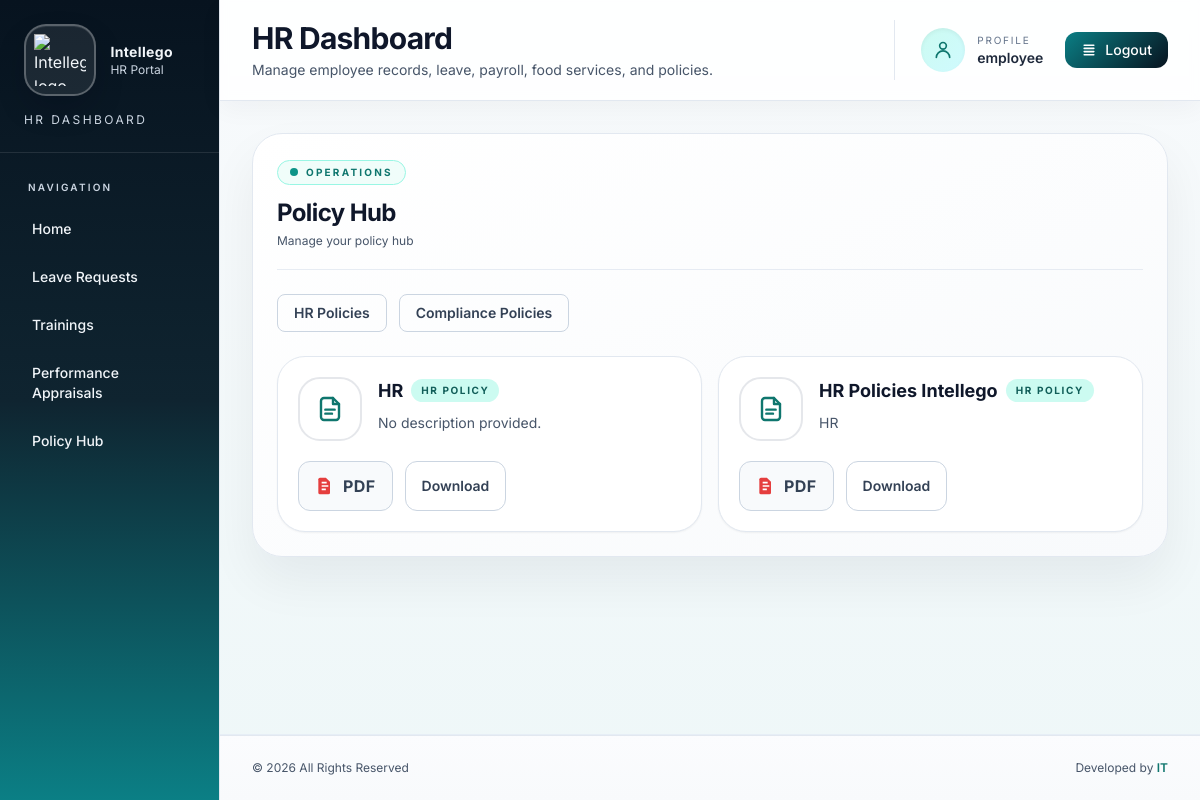
Page /policies/ (signed in) on the committed database.
### core/models.py (models this page shows, shortened)
class PolicyDocument(models.Model):
	class PolicyCategory(models.TextChoices):
		HR = 'hr', 'HR Policies'
		COMPLIANCE = 'compliance', 'Compliance Policies'
	company = models.ForeignKey(Company, on_delete=models.CASCADE, related_name='policies', null=True, blank=True)
	title = models.CharField(max_length=160)
	category = models.CharField(max_length=20, choices=PolicyCategory.choices, default=PolicyCategory.HR)
	description = models.TextField(blank=True)
	file = models.FileField(upload_to='policies/', null=True, blank=True)
	created_at = models.DateTimeField(auto_now_add=True)
	class Meta:
		ordering = ['-created_at']

### core/views.py (the view)
# urls.py: path('policies/', PolicyDocumentListView.as_view(), name='policy-list'),
class PolicyDocumentListView(ModuleListContextMixin, ListView):
	model = PolicyDocument
	template_name = 'core/policy_list.html'
	context_object_name = 'items'
	page_title = 'Policy Hub'
	create_url_name = 'core:policy-create'
	hr_only_create = True
	allowed_categories = {'hr', 'compliance'}
	def get_queryset(self):
		queryset = super().get_queryset()
		company = get_user_company(self.request.user)
		if company:
			queryset = queryset.filter(company=company)
		category = self.request.GET.get('category')
		if category in self.allowed_categories:
			queryset = queryset.filter(category=category)
		self.current_category = category if category in self.allowed_categories else 'all'
		return queryset
	def get_context_data(self, **kwargs):
		context = super().get_context_data(**kwargs)
		context['current_category'] = getattr(self, 'current_category', 'all')
		context['policy_categories'] = PolicyDocument.PolicyCategory.choices
		return context

### core/templatetags/file_icons.py (called while the page is built)
@register.filter
def file_icon(value):
    if not value:
        return 'file.svg'
    name = os.path.basename(value)
    _, ext = os.path.splitext(name.lower())
    return EXT_ICON_MAP.get(ext, 'file.svg')

@register.filter
def file_format(value):
    if not value:
        return 'FILE'
    name = os.path.basename(value)
    _, ext = os.path.splitext(name)
    return ext.replace('.', '').upper() if ext else 'FILE'

### core/views.py (called while the page is built)
def is_hr_user(user):
	return user.is_authenticated and (user.is_superuser or user.is_staff or user.groups.filter(name='HR').exists())

def is_management_user(user):
	return user.is_authenticated and user.groups.filter(name='Management').exists()

def get_user_employee_profile(user):
	if not user.is_authenticated:
		return None
	return EmployeeProfile.objects.filter(user=user).first()

def get_user_company(user):
	profile = get_user_employee_profile(user)
	return profile.company if profile else None

	def get_context_data(self, **kwargs):
		context = super().get_context_data(**kwargs)
		if is_hr_user(self.request.user):
			sidebar_role = 'hr'
		elif is_management_user(self.request.user):
			sidebar_role = 'management'
		else:
			sidebar_role = 'employee'
		company = get_user_company(self.request.user)
		context.update(
			{
				'dashboard_title': self.dashboard_title,
				'dashboard_subtitle': self.dashboard_subtitle,
				'sidebar_role': sidebar_role,
				'is_hr': is_hr_user(self.request.user),
				'company_name': company.name if company else '',
			}
		)
		return context

	def get_context_data(self, **kwargs):
		context = super().get_context_data(**kwargs)
		can_create = not self.hr_only_create or is_hr_user(self.request.user)
		context.update(
			{
				'page_title': self.page_title,
				'create_url': reverse_lazy(self.create_url_name) if can_create else None,
				'can_create': can_create,
			}
		)
		return context

### templates/core/policy_list.html (shortened to what this page needs)
{% extends 'core/module_base.html' %}
{% load static %}
{% load file_icons %}
{% block module_content %}
<div class="mb-6 flex flex-wrap gap-3">
    <a href="{% url 'core:policy-list' %}?category=hr" class="rounded-lg border px-4 py-2 text-sm font-semibold {% if current_category == 'hr' %}border-teal-700 bg-teal-700 text-white{% else %}border-slate-300 text-slate-700 hover:bg-slate-50{% endif %}">
        HR Policies
    </a>
    <a href="{% url 'core:policy-list' %}?category=compliance" class="rounded-lg border px-4 py-2 text-sm font-semibold {% if current_category == 'compliance' %}border-blue-700 bg-blue-700 text-white{% else %}border-slate-300 text-slate-700 hover:bg-slate-50{% endif %}">
        Compliance Policies
    </a>
</div>
{% if items %}
<div class="grid gap-4 lg:grid-cols-2">
    {% for item in items %}
    <article class="group rounded-[28px] border border-slate-200 bg-white p-5 shadow-sm transition-all hover:-translate-y-0.5 hover:shadow-md">
        <div class="flex items-start gap-4">
            <div class="flex h-16 w-16 flex-none items-center justify-center rounded-[22px] border-[2px] border-current/15 bg-white/80 shadow-[inset_0_1px_0_rgba(255,255,255,0.8)] {% if item.category == 'hr' %}text-teal-700{% else %}text-blue-700{% endif %}">
            </div>
            <div class="min-w-0 flex-1">
                <div class="mb-2 flex flex-wrap items-center gap-2">
                    <h3 class="truncate text-lg font-bold text-slate-900">{{ item.title }}</h3>
                    {% if item.category == 'hr' %}
                        <span class="inline-flex rounded-full bg-teal-100 px-2.5 py-1 text-[10px] font-bold uppercase tracking-[0.16em] text-teal-800">HR Policy</span>
                    {% else %}
                        <span class="inline-flex rounded-full bg-blue-100 px-2.5 py-1 text-[10px] font-bold uppercase tracking-[0.16em] text-blue-800">Compliance Policy</span>
                    {% endif %}
                </div>
                <p class="max-h-24 overflow-hidden text-sm text-slate-600">{{ item.description|default:'No description provided.' }}</p>
            </div>
        </div>
        <div class="mt-5 flex flex-wrap gap-3">
            {% if item.file %}
            {% with icon=item.file.name|file_icon format=item.file.name|file_format %}
            <a href="{{ item.file.url }}" target="_blank" class="inline-flex items-center gap-2 rounded-xl border border-slate-300 bg-slate-50 px-4 py-3 text-sm font-semibold text-slate-700 hover:bg-slate-100">
                <img src="{% static 'images/filetypes/'|add:icon %}" alt="file icon" class="h-5 w-5" />
                <span class="text-base font-bold tracking-wide">{{ format }}</span>
            </a>
            <a href="{{ item.file.url }}" class="inline-flex items-center gap-2 rounded-xl border border-slate-300 bg-white px-4 py-3 text-sm font-semibold text-slate-700 hover:bg-slate-50" download>
                <span>Download</span>
            </a>
            {% endwith %}
            {% else %}
            <span class="inline-flex items-center rounded-xl bg-slate-100 px-4 py-3 text-sm font-semibold text-slate-500">No file uploaded</span>
            {% endif %}
        </div>
    </article>
    {% endfor %}
</div>
{% else %}
<div class="rounded-2xl border border-dashed border-slate-300 bg-slate-50 p-8 text-center text-slate-500">
    No policies posted yet.
</div>
{% endif %}
{% endblock %}

### templates/core/dashboard_base.html (shortened to what this page needs)
{% load static %}
<!DOCTYPE html>
<html lang="en">
<head>
    <script src="https://cdn.tailwindcss.com"></script>
</head>
<body class="bg-slate-50 text-slate-900">
    <div class="flex min-h-screen flex-col">
        <div class="flex flex-1 lg:grid lg:grid-cols-[220px_1fr]">
            <aside class="border-r border-slate-200 bg-gradient-to-b from-[#07131f] via-[#0f2430] to-[#0b7f85] text-slate-100">
                <div class="border-b border-white/10 p-6">
                    <div class="sidebar-brand">
                        <div class="sidebar-brand-icon">
                            {% if company_name == 'HEW Corporate Lawyers' %}
                            <img src="{% static 'images/hewcorplaw.logo.png' %}" alt="HEW Corporate Lawyers logo" class="sidebar-brand-logo" />
                            {% elif company_name == 'MMC Capital' %}
                            <img src="{% static 'images/mmc.logo.png' %}" alt="MMC Capital logo" class="sidebar-brand-logo" />
                            {% else %}
                            <img src="{% static 'images/intellego.logo.png' %}" alt="Intellego logo" class="sidebar-brand-logo" />
                            {% endif %}
                        </div>
                        <div>
                            <p class="text-sm font-bold tracking-wide">{{ company_name|default:'Intellego' }}</p>
                            <p class="text-xs text-slate-300">HR Portal</p>
                        </div>
                    </div>
                    <p class="mt-4 text-xs uppercase tracking-[0.2em] text-slate-300">{{ dashboard_title }}</p>
                </div>
                <nav class="space-y-1 px-4 py-6 text-sm">
                    <p class="mb-3 px-3 text-[10px] font-semibold uppercase tracking-[0.22em] text-slate-300">Navigation</p>
                    <ul class="space-y-2">
                        <li>
                            <a href="{% url 'core:home' %}" class="block rounded-xl px-4 py-2.5 font-medium text-slate-100 hover:bg-white/8">
                                Home
                            </a>
                        </li>
                        {% if sidebar_role == 'employee' %}
                        <li><a href="{% url 'core:leave-list' %}" class="block rounded-xl px-4 py-2.5 font-medium text-slate-100 hover:bg-white/8">Leave Requests</a></li>
                        <li><a href="{% url 'core:training-list' %}" class="block rounded-xl px-4 py-2.5 font-medium text-slate-100 hover:bg-white/8">Trainings</a></li>
                        <li><a href="{% url 'core:appraisal-list' %}" class="block rounded-xl px-4 py-2.5 font-medium text-slate-100 hover:bg-white/8">Performance Appraisals</a></li>
                        <li><a href="{% url 'core:policy-list' %}" class="block rounded-xl px-4 py-2.5 font-medium text-slate-100 hover:bg-white/8">Policy Hub</a></li>
                        {% endif %}
                    </ul>
                </nav>
            </aside>
            <div class="flex flex-1 flex-col">
                <header class="border-b border-slate-200 bg-white/85 shadow-[0_8px_24px_rgba(15,23,42,0.04)] backdrop-blur-sm">
                    <div class="flex items-center justify-between gap-4 px-4 py-5 sm:px-6 lg:px-8">
                        <div>
                            <h1 class="text-2xl font-bold tracking-tight text-slate-900 sm:text-3xl">{{ dashboard_title }}</h1>
                            {% if dashboard_subtitle %}
                            <p class="mt-1 text-sm text-slate-600">{{ dashboard_subtitle }}</p>
                            {% endif %}
                        </div>
                        <div class="flex items-center gap-3 border-l border-slate-200 pl-4">
                            {% if request.user.employeeprofile %}
                            <a href="{% url 'core:profile-detail' request.user.employeeprofile.pk %}" class="profile-quick-link flex items-center gap-3 rounded-2xl px-2.5 py-2 text-left text-slate-700">
                                <div class="flex h-11 w-11 items-center justify-center rounded-full bg-gradient-to-br from-teal-100 to-cyan-100 text-teal-700 shadow-inner">
                                    <svg class="h-5 w-5" viewBox="0 0 24 24" fill="none" stroke="currentColor" stroke-width="2" stroke-linecap="round" stroke-linejoin="round" aria-hidden="true">
                                        <path d="M20 21a8 8 0 0 0-16 0"/>
                                        <circle cx="12" cy="7" r="4"/>
                                    </svg>
                                </div>
                                <div class="hidden sm:block">
                                    <div class="text-[10px] uppercase tracking-[0.18em] text-slate-500">Profile</div>
                                    <div class="text-sm font-semibold text-slate-800">{{ request.user.get_full_name|default:request.user.username }}</div>
                                </div>
                            </a>
                            {% endif %}
                            <form method="post" action="{% url 'core:logout' %}">
                                <button type="submit" class="btn-primary inline-flex items-center gap-2 rounded-xl px-4 py-2 text-sm font-medium text-white hover:shadow-md">
                                    <svg class="h-4 w-4" fill="currentColor" viewBox="0 0 20 20">
                                        <path fill-rule="evenodd" d="M3 4a1 1 0 011-1h12a1 1 0 110 2H4a1 1 0 01-1-1zm0 4a1 1 0 011-1h12a1 1 0 110 2H4a1 1 0 01-1-1zm0 4a1 1 0 011-1h12a1 1 0 110 2H4a1 1 0 01-1-1zm0 4a1 1 0 011-1h12a1 1 0 110 2H4a1 1 0 01-1-1z" clip-rule="evenodd"/>
                                    </svg>
                                    Logout
                                </button>
                            </form>
                        </div>
                    </div>
                </header>
                <main class="flex-1 p-4 sm:p-6 lg:p-8">
                    {% block dashboard_content %}{% endblock %}
                </main>
                <footer class="mt-auto">
                    <div class="border-t border-slate-200 px-4 py-6 sm:px-6 lg:px-8">
                        <div class="flex flex-col items-center justify-between gap-4 sm:flex-row">
                            <p class="text-xs text-slate-600">&copy; 2026 All Rights Reserved</p>
                            <p class="text-xs text-slate-600">Developed by <span class="font-semibold text-teal-700">IT</span></p>
                        </div>
                    </div>
                </footer>
            </div>
        </div>
    </div>
</body>
</html>

### templates/core/dashboard_base.html (style rules this page uses)
:root { --accent: #0b7f85; --accent-deep: #07131f; --gold: #d7b66d; --surface: #f8fafc; --muted: #64748b; }
html, body { font-family: Inter, ui-sans-serif, system-ui, -apple-system, BlinkMacSystemFont, "Segoe UI", sans-serif; background: linear-gradient(180deg, #f8fafc 0%, #eef7f8 100%); }
*, *::before, *::after { box-sizing: border-box; }
body { overflow-x: auto; }
.flex-1, main, .lg\:grid-cols-\[220px_1fr\] { min-width: 0; }
main { overflow-x: auto; -webkit-overflow-scrolling: touch; }
.sidebar-brand { display: flex; align-items: center; gap: 0.9rem; }
.sidebar-brand-icon { display: flex; align-items: center; justify-content: center; width: 72px; height: 72px; min-width: 72px; border-radius: 22px; background: rgba(255,255,255,0.08); border: 2px solid rgba(255,255,255,0.28); box-shadow: inset 0 1px 0 rgba(255,255,255,0.08), 0 14px 28px rgba(2,6,23,0.18); }
.sidebar-brand-logo { width: 52px; height: 52px; object-fit: contain; }
nav a, nav button { transition: all 0.18s ease; }
.btn-primary { background: linear-gradient(135deg, var(--accent), var(--accent-deep)); transition: transform 0.12s ease, box-shadow 0.12s ease; }
article { transition:transform .12s ease,box-shadow .12s ease }
footer { border-top:1px solid #e6eef6; background:linear-gradient(180deg,#fbfcfe,#f8fafc); }
a { transition: all 0.2s ease; }

### rows in the picture
PolicyDocument: title "HR", category "HR POLICY", description "No description provided.", file "PDF"
PolicyDocument: title "HR Policies Intellego", category "HR POLICY", description "HR", file "PDF"

### other values in the picture
{{ company_name|default:'Intellego' }} "Intellego"
{{ dashboard_title }} "HR DASHBOARD"
{{ dashboard_title }} "HR Dashboard"
{{ dashboard_subtitle }} "Manage employee records, leave, payroll, food services, and policies."
{{ request.user.get_full_name|default:request.user.username }} "employee"
{{ page_title }} "Policy Hub"
{{ page_title|lower }} "policy hub"
